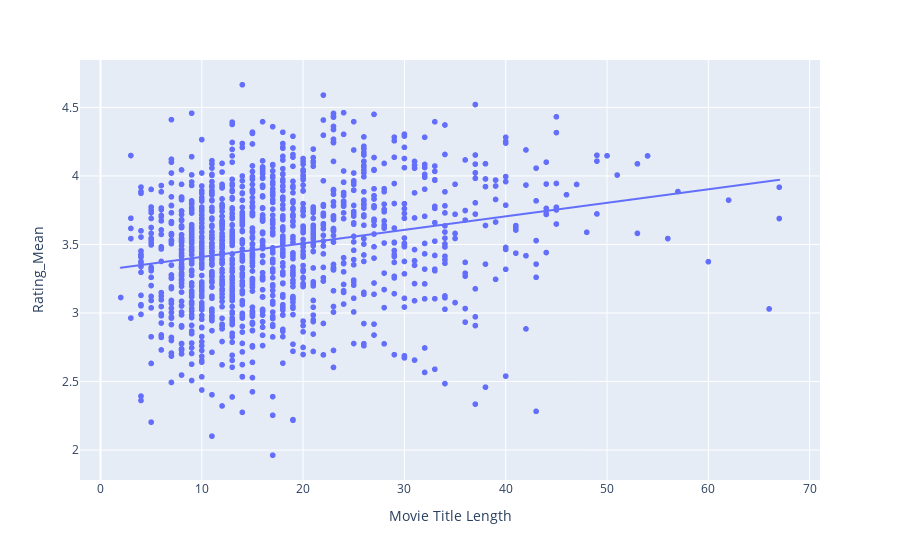

This figure's notebook cell:
### Markdown cell above
**Insights:** 
- The data shows a general trend of increasing ratings over the years, with the highest mean rating being `4.665` in `2004` for `Lost: Season 1`. However, there is a slight dip in the mean rating in `1997` for `Princess Mononoke` with a rating of `3.989`. This could be due to various factors such as changes in audience preferences, the quality of movies/series released that year, etc.
- The list includes a variety of content types, including movies like `Batman Begins` and `Princess Mononoke`, animated films like `Finding Nemo (Widescreen)`, and TV series like `Lost: Season 1` and `Friends: Season 6`. This indicates a diverse range of content that appeals to audiences over years.

### Code cell
df_ratings_movies_summary['Movie Title Length'] = df_ratings_movies_summary['Name'].str.len()

fig = px.scatter(df_ratings_movies_summary, x='Movie Title Length', y='Rating_Mean', trendline="ols")
fig.show()

### Figure 1 — Plotly figure (JSON) as saved in the notebook; plotly's stock layout.template omitted (floating-point values rounded to 4 significant figures; data arrays with more than 128 entries replaced by an {"elided": "..."} marker saying what was removed)
{"data": [{"hovertemplate": "Movie Title Length=%{x}<br>Rating_Mean=%{y}<extra></extra>", "legendgroup": "", "marker": {"color": "#636efa", "symbol": "circle"}, "mode": "markers", "name": "", "showlegend": false, "type": "scattergl", "x": {"elided": "1350 int values"}, "xaxis": "x", "y": {"elided": "1350 float values"}, "yaxis": "y"}, {"hovertemplate": "<b>OLS trendline</b><br>Rating_Mean = 0.00986881 * Movie Title Length + 3.31051<br>R<sup>2</sup>=0.053074<br><br>Movie Title Length=%{x}<br>Rating_Mean=%{y} <b>(trend)</b><extra></extra>", "legendgroup": "", "marker": {"color": "#636efa", "symbol": "circle"}, "mode": "lines", "name": "", "showlegend": false, "type": "scattergl", "x": {"elided": "1350 int values"}, "xaxis": "x", "y": {"elided": "1350 float values"}, "yaxis": "y"}], "layout": {"legend": {"tracegroupgap": 0}, "margin": {"t": 60}, "xaxis": {"anchor": "y", "domain": [0, 1], "title": {"text": "Movie Title Length"}}, "yaxis": {"anchor": "x", "domain": [0, 1], "title": {"text": "Rating_Mean"}}}}
